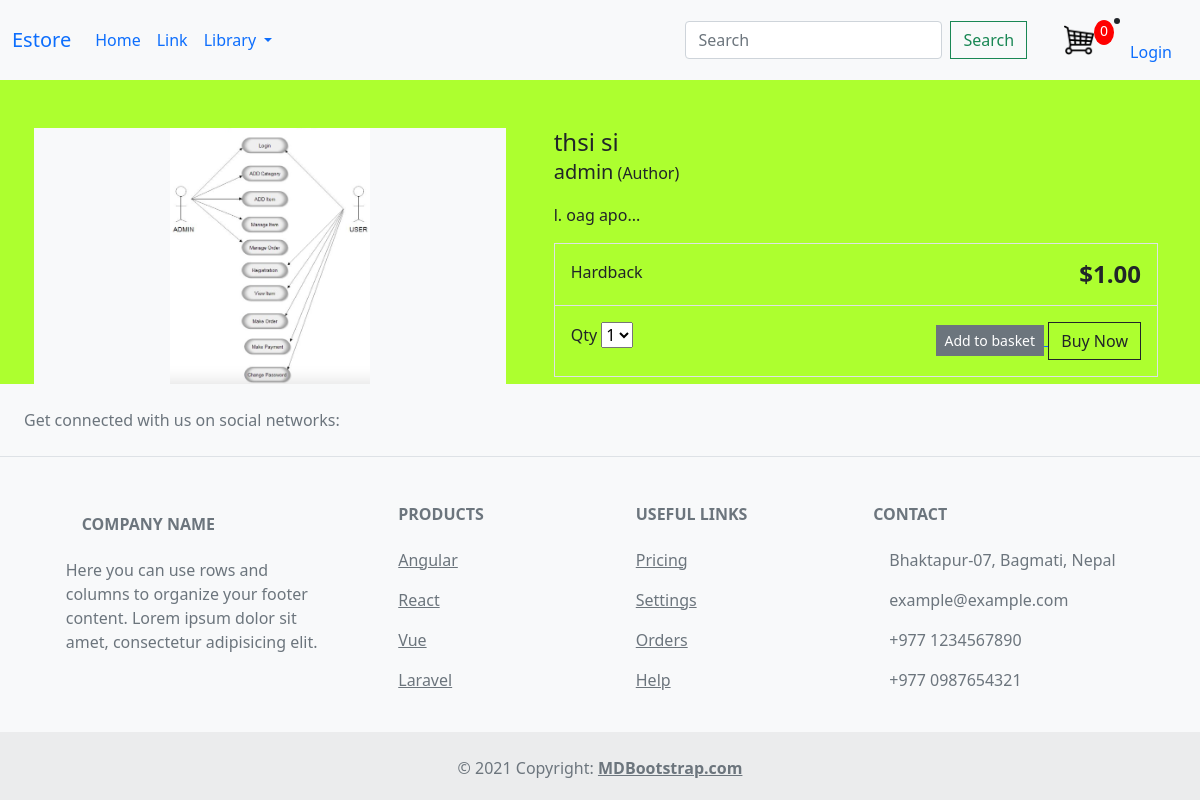
Page /item/re/ on the earlier database version.
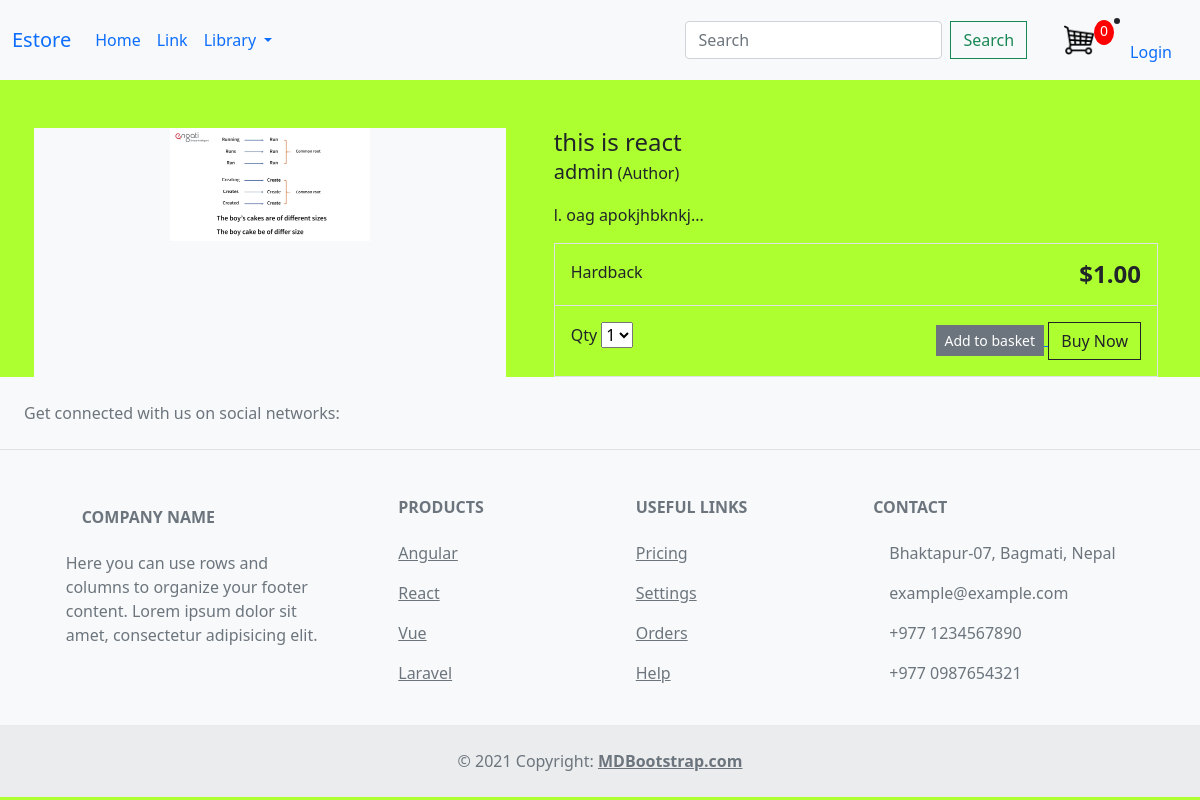
Same page on the later database version.
### store/models.py (models this page shows, shortened)
class Product(models.Model):
    category = models.ForeignKey(Category,related_name='product', on_delete=models.CASCADE)
    title = models.CharField(max_length=100)
    author = models.CharField(max_length=100, default='admin')
    description = models.TextField(blank=True)
    image = models.ImageField(upload_to = 'images/')
    slug = models.SlugField(max_length=100)
    price = models.DecimalField(max_digits=4, decimal_places=2)
    in_stock = models.BooleanField(default=True)
    is_active = models.BooleanField(default=True)
    created = models.DateTimeField(auto_now_add=True)
    updated = models.DateTimeField(auto_now=True)
    class Meta:
        verbose_name_plural = 'Product'
        ordering = ('-created', )

### store/views.py (the view)
# urls.py: path('item/<slug:slug>/',views.item_detail, name = 'product_detail' ),
def item_detail(request, slug):
    if request.user.is_authenticated:
        customer = request.user.customer
        order, created = Order.objects.get_or_create(customer = customer, complete = False)
        items = order.orderitem_set.all()
        cartItems = order.get_cart_items
    else:
        items =[]
        order = {'get_cart_total': 0, 'get_cart_items':0 }
        cartItems = order['get_cart_items']
    product = get_object_or_404(Product, slug = slug, in_stock = True)
    context = {'product':product, 'cartItems': cartItems}
    return render(request, 'store/detail.html', context)

### store/models.py (called while the page is built)
    def get_absolute_url(self):#for dynamic link for category
        return reverse('store:category_list', args=[self.slug])

### store/views.py (called while the page is built)
def categories(request):
    return{
        'categories': Category.objects.all()
    }

### store/templates/store/detail.html (shortened to what this page needs)
{% extends 'base.html' %}
{% load static %}
{% block content %}
<div class="container">
    <main class="pt-5">
        <div class="row g-3">
            <div class="col-md-5 col-lg-5 order-md-first bg-light">
                <img class="img-fluid mx-auto d-block" width="200px" alt="Responsive image" src="{{ product.image.url }}">
            </div>
            <div class="col-md-7 col-lg-7 ps-md-3 ps-lg-5">
                <h1 class="mb-0 h4">{{ product.title }}</h1>
                <p><span class="lead">{{ product.author }}</span> (Author)</p>
                <p>{{ product.description|slice:":355" }}...</p>
                <div class="border">
                    <div class="col border-bottom">
                        <div class="row p-3">
                            <div class="col-6">Hardback</div>
                            <div class="col-6 text-end"><span class="h4 fw-bold">${{ product.price }}</span></div>
                        </div>
                    </div>
                    <div class="col">
                        <div class="row p-3">
                            <div class="col-6">
                                <label for="select">Qty</label>
                                <select id="select">
                                    <option value="">1</option>
                                </select>
                            </div>
                            <div class="col-6 text-end">
                                <a href="{% url 'store:cart' %}">
                                    <button data-product = "{{product.id}}" data-action = "add" type="button" class="btn btn-secondary btn-sm add-btn update-cart ">
                                        Add to basket
                                    </button>
                                </a>
                                <a  class="btn btn-outline-dark" href="{% url 'store:checkout' %}">Buy Now</a>
                            </div>
                        </div>
                    </div>
                </div>
            </div>
        </div>
    </main>
</div>
{% endblock %}

### templates/base.html (shortened to what this page needs)
{% load static %}
<!doctype html>
<html lang="en">
  <head>
	  <link href="https://cdn.jsdelivr.net/npm/bootstrap@5.0.0/dist/css/bootstrap.min.css" rel="stylesheet" >
    <link href="{% static 'css/main.css'%}" rel="stylesheet" type="text/css" >
  </head>
  <body >
    {% include './navbar.html' %}
    <div id ="content">
      {%block content %}
      {% endblock %}
    </div>
    <footer class="text-center text-lg-start bg-light text-muted">
      <section class="d-flex justify-content-center justify-content-lg-between p-4 border-bottom">
        <div class="me-5 d-none d-lg-block">
          <span>Get connected with us on social networks:</span>
        </div>
        <div>
        </div>
      </section>
      <section class="">
        <div class="container text-center text-md-start mt-5">
          <div class="row mt-3">
            <div class="col-md-3 col-lg-4 col-xl-3 mx-auto mb-4">
              <h6 class="text-uppercase fw-bold mb-4">
                Company name
              </h6>
              <p>
                Here you can use rows and columns to organize your footer content. Lorem ipsum
                dolor sit amet, consectetur adipisicing elit.
              </p>
            </div>
            <div class="col-md-2 col-lg-2 col-xl-2 mx-auto mb-4">
              <h6 class="text-uppercase fw-bold mb-4">
                Products
              </h6>
              <p>
                <a href="#!" class="text-reset">Angular</a>
              </p>
              <p>
                <a href="#!" class="text-reset">React</a>
              </p>
              <p>
                <a href="#!" class="text-reset">Vue</a>
              </p>
              <p>
                <a href="#!" class="text-reset">Laravel</a>
              </p>
            </div>
            <div class="col-md-3 col-lg-2 col-xl-2 mx-auto mb-4">
              <h6 class="text-uppercase fw-bold mb-4">
                Useful links
              </h6>
              <p>
                <a href="#!" class="text-reset">Pricing</a>
              </p>
              <p>
                <a href="#!" class="text-reset">Settings</a>
              </p>
              <p>
                <a href="#!" class="text-reset">Orders</a>
              </p>
              <p>
                <a href="#!" class="text-reset">Help</a>
              </p>
            </div>
            <div class="col-md-4 col-lg-3 col-xl-3 mx-auto mb-md-0 mb-4">
              <h6 class="text-uppercase fw-bold mb-4">Contact</h6>
              <p> Bhaktapur-07, Bagmati, Nepal</p>
              <p>
                example@example.com
              </p>
              <p> +977 1234567890</p>
              <p> +977 0987654321</p>
            </div>
          </div>
        </div>
      </section>
      <div class="text-center p-4" style="background-color: rgba(0, 0, 0, 0.05);">
        © 2021 Copyright:
        <a class="text-reset fw-bold" href="https://mdbootstrap.com/">MDBootstrap.com</a>
      </div>
    </footer>
  </body>
</html>

### templates/navbar.html (shortened to what this page needs)
{%load static %}
<link href="{% static 'css/main.css'%}" rel="stylesheet" type="text/css" >
<header>
    <nav class="navbar navbar-expand-lg bg-light">
        <div class="container-fluid">
          <a class="navbar-brand" href="{% url 'store:items'%}">Estore</a>
          <div class="collapse navbar-collapse" id="navbarSupportedContent">
            <ul class="navbar-nav me-auto mb-2 mb-lg-0">
                <li class="nav-item">
                <a class="nav-link waves-effect" aria-current="page" href="{% url 'store:items' %}">Home</a>
              </li>
              <li class="nav-item">
                <a class="nav-link" href="#">Link</a>
              </li>
              <li class="nav-item dropdown">
                <a class="nav-link dropdown-toggle" href="#" role="button" id="navbarDropdown" data-bs-toggle="dropdown" aria-expanded="false">
                  Library
                </a>
              </li>
            </ul>
            <form method = "GET" action = "/search"class="d-flex" >
              <input class="form-control me-2" name = "query" id= "query" type="search" placeholder="Search" aria-label="Search">
              <button class="btn btn-outline-success" type="submit">Search</button>
            </form>
            <a href="{% url 'store:cart' %}">
              <img  id="cart-icon" src="{% static 'pic/cart.png' %}" >
            </a>
            <p id="cart-total" >{{cartItems}}</p>
            {% if request.user.is_authenticated%}
                <div class = "nav-item dropdown">
                  <a class="nav-link dropdown-toggle" href="#" role="button" id="navbarDropdown" data-bs-toggle="dropdown" aria-expanded="false">
                    Account
                  </a>
                  <ul class = "dropdown-menu" aria-labelledby = "navbarDropdown">
                    <li class="nav-item">
                      <a class="nav-link" href="{% url 'auth_users:dashboard' %}">Dashboard</a>
                    </li>
                    <li class="nav-item">
                      <a class="nav-link" href="{% url 'auth_users:profile' %}">Profile</a>
                    </li>
                    <li class="nav-item">
                      <a class="nav-link" href="{% url 'auth_users:signout_page' %}">Logout</a>
                    </li>
                  </ul>
                </div>
                {%else%}
                <li class="nav-item">
                  <a class="nav-link" href="{% url 'auth_users:signin_page'%}">Login</a>
                {% endif %}
          </div>
        </div>
      </nav>
</header>

### staticFiles/css/main.css (style rules this page uses)
body { background-color:greenyellow; }
#cart-icon { width:30px; display: inline-block; margin-left: 5px; }
#cart-total { display: block; text-align: center; color:#fff; background-color: red; width: 20px; height: 25px; border-radius: 50%; font-size: 14px; }
.col-lg-4, .col-lg-6, .col-lg-8, .col-lg-12 { margin-top: 10px; }
.btn { border-radius: 0; }

Differences in the rows shown:
changed Product "admin": image: a different picture; title "thsi si" → "this is react"; description "l. oag apo" → "l. oag apokjhbknkj"
